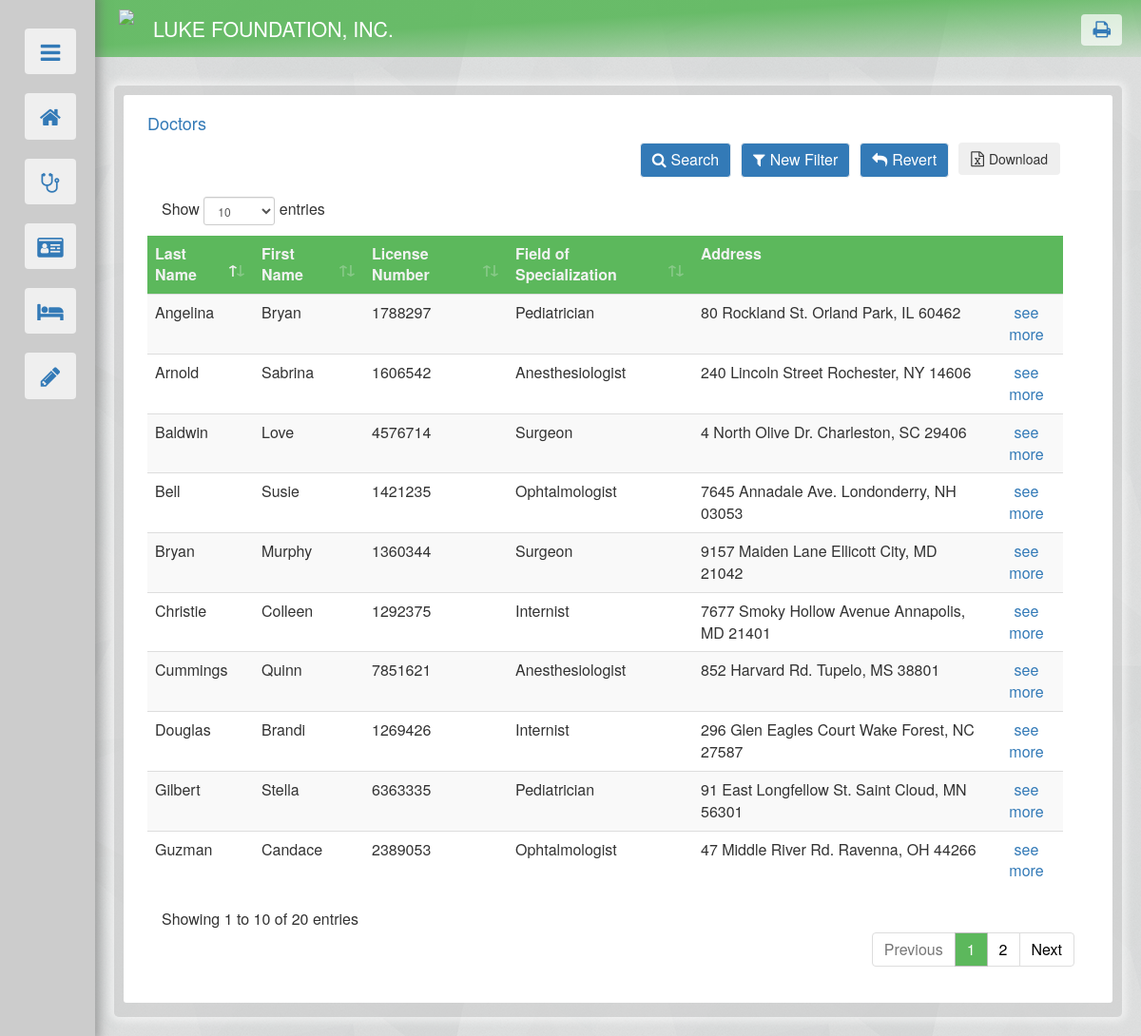
Page /doctors_prop.php on the committed database.
### tables this page shows
create table DOCTOR(
	DOC_LICENSE_NUM  CHAR(7) NOT NULL UNIQUE,
	LAST_NAME VARCHAR(20) NOT NULL,
	FIRST_NAME VARCHAR(20)  NOT NULL,
	ADDRESS VARCHAR(50),
	SPECIALIZATION VARCHAR(25),
	PRIMARY KEY (DOC_LICENSE_NUM)
);

### doctors_prop.php (the view, shortened to what this page needs)
<!DOCTYPE html>
<html>
	<head>
		<link href="references/bootstrap.min.css" rel="stylesheet"/>
		<link rel="stylesheet" href="references/font-awesome.min.css">
		<link rel="stylesheet" type="text/css" href="theme2.css">
		<link rel="stylesheet" href="references/dataTables.bootstrap4.min.css"/>
	</head>
	<body style="justify-content: center;">
		<?php include("nav.php"); ?>
		<div id="body">
			<div class="container-fluid" id="outer">
				<?php
					include("dbconnect.php");
					$FN_MAX = 15;
					$LN_MAX = 20;
					$LIC_LENG = 7;
					$ADDR_MAX = 50;
				?>
				<div class="container-fluid" id="basic" >
					<div id="inner" >
						<div class="container-fluid" >
							<h4 style="color:#337ab7;">Doctors</h4>
						</div>
						<div class="container-fluid" >
							<div>
								<div class="container-fluid">
									<ul class="list-group">
										<?php
											$DEFAULT = 0;
											if (isset($_GET["currentpage"])) {
												$current_p  = $_GET["currentpage"];
											} else {
												$current_p=1;
											};
											$limit = 20;
											$begin = ($current_p-1)*$limit;
											$D_query = "SELECT * FROM DOCTOR order by LAST_NAME asc limit $begin, ".$limit;
											$output = $mydatabase->query($D_query);
											if($DEFAULT==0){
												include('doctors_filter.php');
												if ($output->num_rows > 0) {
													echo'
													<table id="docdat" class="table table-striped row">
														<thead>
															<tr id="tophead">
																<td>Last Name</td>
																<td>First Name</td>
																<td>License Number</td>
																<td>Field of Specialization</td>
																<td>Address</td>
																<td></td>
															</tr>
														</thead>';
															while ($row=$output->fetch_assoc()) {
																echo "<tr>
																	<td>".$row['LAST_NAME']."</td>
																	<td>".$row['FIRST_NAME']."</td>
																	<td>".$row['DOC_LICENSE_NUM']."</td>
																	<td>".$row['SPECIALIZATION']."</td>
																	<td>".$row['ADDRESS']."</td>
																	<td style='text-align:center'><a href=".'doctors.php'.'?profilepage='.$row["DOC_LICENSE_NUM"].">see more</a></td>
																</tr>";
															}
													echo '</table>';
												} else { echo "No Records."; }
											}else if ($DEFAULT==1) {
												$output1 = $mydatabase->prepare("SELECT * FROM DOCTOR where DOC_LICENSE_NUM = '$profile_p' ");
												$output1->execute();
												$line = $output1->get_result();
												$dataline = $line->fetch_assoc();
												$D_LN = $dataline["LAST_NAME"];
												$D_FN = $dataline["FIRST_NAME"];
												$D_DLN = $dataline["DOC_LICENSE_NUM"];
												$D_A = $dataline["ADDRESS"];
												$D_SP = $dataline["SPECIALIZATION"];
												$SPEC_choice = array('Select specialization', 'Pediatrician','Ophthalmologist','Anesthesiologist','Surgeon','Internist');
												echo '<div>
														<div class="container-fluid">
															<h3>Dr. '.$D_FN.' '.$D_LN.'</h3>
															<div class="panel panel-default" style="padding-bottom:10px;">
																<div class="panel-heading" id="tophead1">Doctor Information</div>
																<div class="panel-body row" style="margin:0px; padding:5px 10px;">
																	<div class="col-md-3" style="font-weight:bold;">License Number</div>
																	<div class="col-md-9">'.$D_DLN.'</div>
																</div>
																<div class="panel-body row" style="margin:0px; padding:5px 10px;">
																	<div class="col-md-3" style="font-weight:bold;">Address</div>
																	<div class="col-md-9">'.$D_A.'</div>
																</div>
																<div class="panel-body row" style="margin:0px; padding:5px 10px;">
																	<div class="col-md-3" style="font-weight:bold;">Specialization</div>
																	<div class="col-md-9">'.$D_SP.'</div>
																</div>
															</div>
														</div>
													</div>';
												include("confirm.php");
												echo '<div id="link_buttons">
														<button class="btn btn-default" id="del_button" value="doctors" data-toggle="modal" data-target="#confirm_this" style="margin-left:15px;"> <span class="fa fa-trash" style="font-size:15px;"></span> Delete </button>
														<button type="button" class="btn btn-default" data-toggle="modal" data-target="#EditBox" style="margin-left:10px;"><span class="fa fa-edit" style="font-size:15px;"></span> Edit</button>
														<div style="text-align:right;"><a role="button" class="btn" id="go" style="margin-right:15px;" href="doctors.php">Back</a></div>
													</div>';
												echo '<div class="modal fade" id="EditBox" role="dialog" style="top:50px;">
														<div class="modal-dialog modal-lg">';
												echo 		'<div class="modal-content">
																<div class="modal-header">
																	<button type="button" class="close" data-dismiss="modal">&times;</button>
																	<h4 class="modal-title">Edit Record</h4>
																</div>
																<div class="modal-body">';
												echo 				'<div class="container-fluid">
																		<form method="post" id="updating" action="#" >
																			<div class="container-fluid" style="margin-bottom: 10px;">
																				<label for="F_NAME" style="width: 175px; float: left; ">First Name </label>
																				<input type="text" class="form-control" id="F_NAME" maxlength="'.$FN_MAX.'" name="F_NAME" value="'.$D_FN.'" style="width: 150px; float: left;" required >
																			</div>
																			<div class="container-fluid" style="margin-bottom: 10px;">
																				<label for="L_NAME" style="width: 175px; float: left; ">Last Name </label>
																				<input type="text" class="form-control" id="L_NAME" maxlength="'.$LN_MAX.'" name="L_NAME" value="'.$D_LN.'" style="width: 150px; float: left;" required >
																			</div>
																			<div class="container-fluid" style="margin-bottom: 10px;">
																				<label for="LICENSE_NUM" style="width: 175px; float: left; ">License No. </label>
																				<input pattern="\d{7}" title="License Number ranges from 0000000-9999999." type="text" class="form-control" id="LICENSE_NUM" maxlength="'.$LIC_LENG.'" name="LICENSE_NUM" value="'.$D_DLN.'" style="width: 90px; float: left;" required >
																			</div>
																			<div class="container-fluid" style="margin-bottom: 10px;">
																				<label for="ADDRESS" style="width: 175px; float: left; ">Address </label>
																				<input type="text" class="form-control" id="ADDRESS" maxlength="'.$ADDR_MAX.'" name="ADDRESS" value="'.$D_A.'" style="max-width: 450px; float: left;">
																			</div>
																				<div class="container-fluid" style="margin-bottom: 10px;">
																					<label for="SPECIALIZATION" style="width: 175px; float: left; ">Specialization</label>
																					<select class="form-control" id="SPECIALIZATION" name="SPECIALIZATION" style="max-width: 250px; float: left;">';
																					for ($spec=0; $spec < sizeof($SPEC_choice); $spec++) {
																						if($spec==0){
																							echo '<option value = "">-Select specialization-</option>';
																						}else{
																							if($D_SP==$SPEC_choice[$spec]){
																								echo '<option value = "'.$SPEC_choice[$spec].'" selected>'.$SPEC_choice[$spec].'</option>';
																							}else{
																								echo '<option value = "'.$SPEC_choice[$spec].'">'.$SPEC_choice[$spec].'</option>';
																							}
																						}
																					}
																					echo '</select>
																			</div>
																				<div class="text-center" style="margin-top: 20px;">
																				<button type="submit" onclick="update()" class="btn btn-default" value="'.$D_DLN.'" name="doctors_update">Update</button>
																			</div>
																		</form>
																	</div>';
												echo 			'</div>
																<div class="modal-footer">
																	<button type="button" class="btn btn-default" data-dismiss="modal" >Cancel</button>
																	</div>
																</div>';
												echo 			'<script>
																	function update() {
																		var license = document.getElementById("LICENSE_NUM").value;
																		document.getElementById("updating").action = "doctors.php?profilepage="+license;
																	}
																</script>
															</div>
														</div>';
											}else if($DEFAULT==2){
												$del = "DELETE FROM DOCTOR WHERE DOC_LICENSE_NUM = '$delete_p' ";
												if ($mydatabase->query($del) === TRUE) {
													echo "Record deleted.";
													echo '<div class="row" style="text-align:right;"><a role="btn" class="btn" id="go"  href="'.'doctors.php'.'">Back</a></div>';
												} else {
													echo "Error deleting record: " . $mydatabase->error;
												}
											}
										?>
									</ul>
								</div>
							</div>
						</div>
					</div>
				</div>
			</div>
		</div>
	</body>
</html>

### theme2.css (style rules this page uses)
#body { padding: 20px; margin-left: 100px; }
body { background-image: url("/images/bg2.png"); background-color: #d9d9d9; }
#outer { background-color: rgba(204, 204, 204, 0.5); margin: auto; padding: 10px 10px 15px 10px; border-radius: 5px; min-width: 900px; box-shadow: 0px 0px 10px 4px rgba(255,255,255, 0.6); }
div, li, td { font-size: 12pt; overflow-wrap: break-word; }
#tophead { background-color: #5cb85c; border-radius: 5px; color: #f2f2f2; border: 0px; font-weight: bold; }
#basic { background-color: #ffffff; padding: 0px; margin: 0px; border-radius: 3px; }
#inner { padding: 10px; }

### rows in the picture
doctor: LAST_NAME "Angelina", FIRST_NAME "Bryan", DOC_LICENSE_NUM "1788297", SPECIALIZATION "Pediatrician", ADDRESS "80 Rockland St. Orland Park, IL 60462"
doctor: LAST_NAME "Arnold", FIRST_NAME "Sabrina", DOC_LICENSE_NUM "1606542", SPECIALIZATION "Anesthesiologist", ADDRESS "240 Lincoln Street Rochester, NY 14606"
doctor: LAST_NAME "Baldwin", FIRST_NAME "Love", DOC_LICENSE_NUM "4576714", SPECIALIZATION "Surgeon", ADDRESS "4 North Olive Dr. Charleston, SC 29406"
doctor: LAST_NAME "Bell", FIRST_NAME "Susie", DOC_LICENSE_NUM "1421235", SPECIALIZATION "Ophtalmologist", ADDRESS "7645 Annadale Ave. Londonderry, NH 03053"
doctor: LAST_NAME "Bryan", FIRST_NAME "Murphy", DOC_LICENSE_NUM "1360344", SPECIALIZATION "Surgeon", ADDRESS "9157 Maiden Lane Ellicott City, MD 21042"
doctor: LAST_NAME "Christie", FIRST_NAME "Colleen", DOC_LICENSE_NUM "1292375", SPECIALIZATION "Internist", ADDRESS "7677 Smoky Hollow Avenue Annapolis, MD 21401"
doctor: LAST_NAME "Cummings", FIRST_NAME "Quinn", DOC_LICENSE_NUM "7851621", SPECIALIZATION "Anesthesiologist", ADDRESS "852 Harvard Rd. Tupelo, MS 38801"
doctor: LAST_NAME "Douglas", FIRST_NAME "Brandi", DOC_LICENSE_NUM "1269426", SPECIALIZATION "Internist", ADDRESS "296 Glen Eagles Court Wake Forest, NC 27587"
doctor: LAST_NAME "Gilbert", FIRST_NAME "Stella", DOC_LICENSE_NUM "6363335", SPECIALIZATION "Pediatrician", ADDRESS "91 East Longfellow St. Saint Cloud, MN 56301"
doctor: LAST_NAME "Guzman", FIRST_NAME "Candace", DOC_LICENSE_NUM "2389053", SPECIALIZATION "Ophtalmologist", ADDRESS "47 Middle River Rd. Ravenna, OH 44266"
